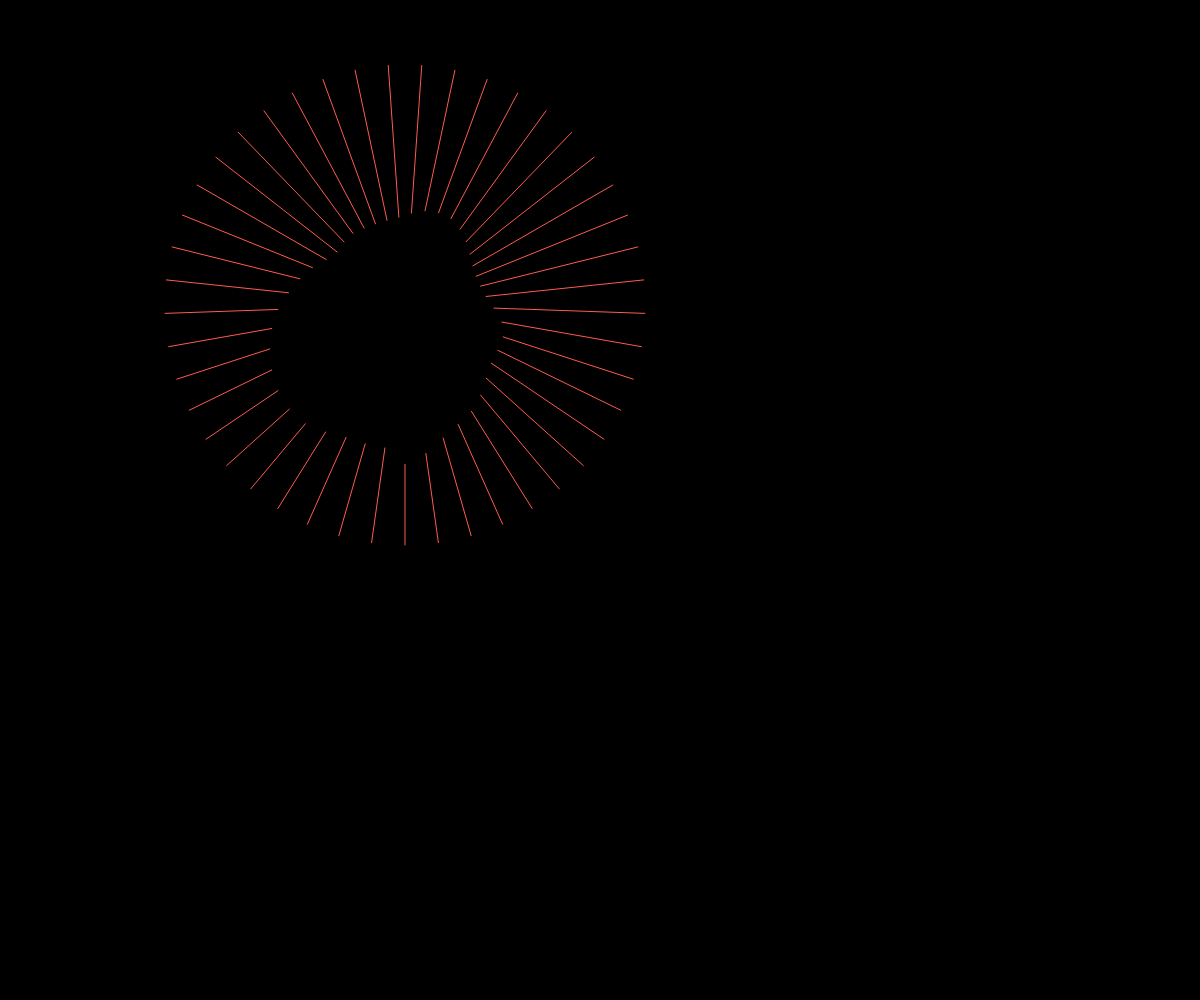
Frame 1 (no input)
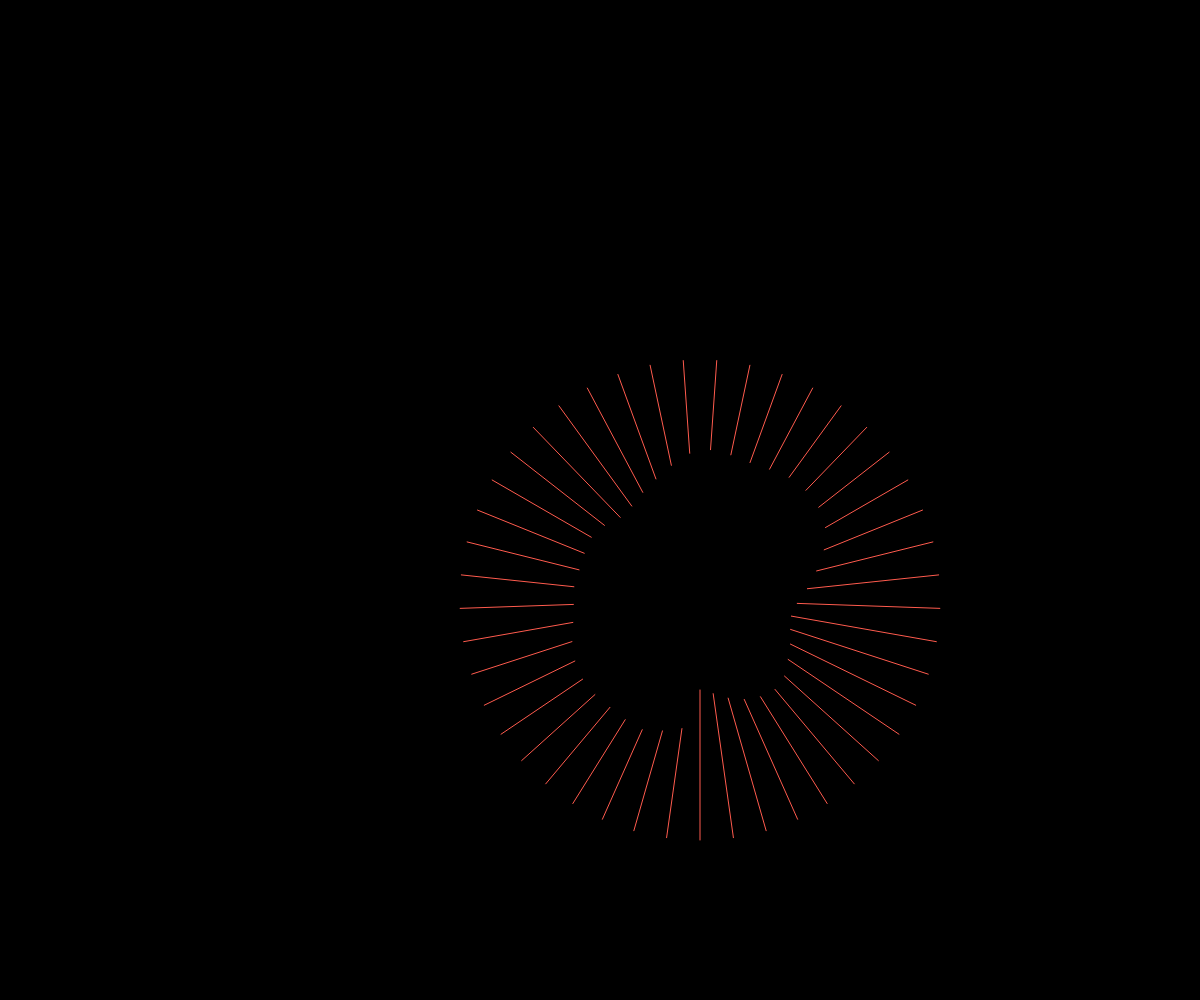
Frame 60 (no input)
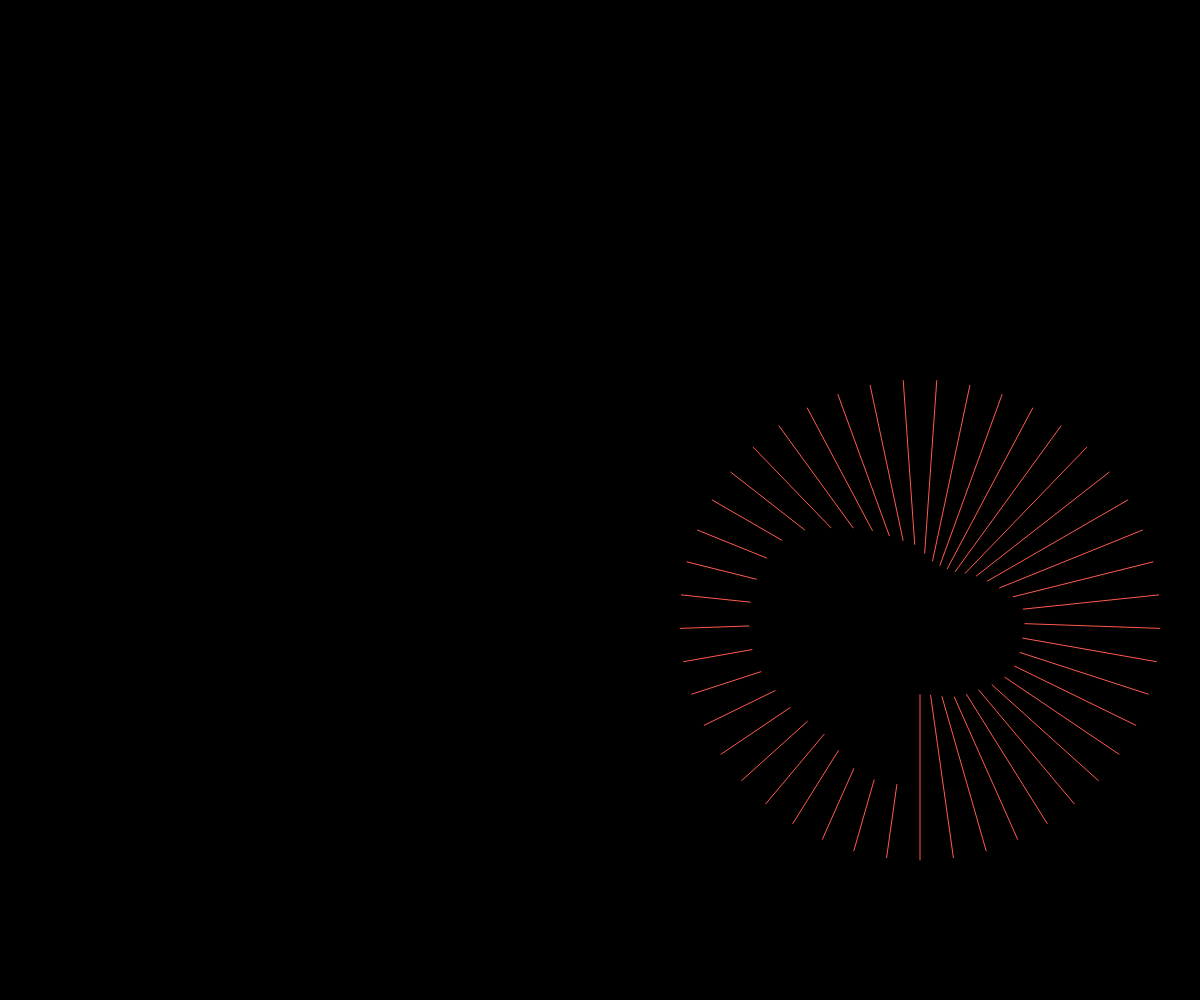
Frame 120 (the mouse pressed at the canvas centre since frame 60)

The p5.js sketch that drew these frames (run headless with seeded random() and noise() and a simulated clock; from frame 60 on, the mouse is pressed at the canvas centre):

// p5.js sketch
// ── sketch.js
var rad = 100;
var pointNum = 45;
var posX = 400;
var posY = 300;
var dir = -1;
var speedX = 5;
var speedY = 5;

var xoff = 0.0;
var yoff = 0.0;
var noiseScale = 0.05;

function setup() {
	createCanvas(windowWidth, windowHeight);
	background(0);
}


function draw() {
	rad = width / 5;

	// background(0);
	noStroke();
	fill(0);
	rect(width / 2, height / 2, width, height);
	stroke(255, 91, 78);

	var angle = TWO_PI / pointNum;
	xoff = xoff + 0.5;
	yoff = yoff + 0.5;
	posX = posX + speedX;
	posY = posY + speedY;
	if (posX >= width - rad || posX <= rad) {
		speedX = speedX * dir;
	}
	if (posY >= height - rad || posY <= rad) {
		speedY = speedY * dir;
	}
	for (var i = 0; i < pointNum; i++) {
		var xRad = rad * sin(angle * i);
		var yRad = rad * cos(angle * i);
		var noiseVal1 = noise((xoff + i) * noiseScale, yoff * noiseScale);
		var noiseVal2 = noise((xoff + i) * noiseScale, yoff * noiseScale);
		// strokeWeight(i/75);
		// stroke(i,0,i);
		line(posX + xRad,
			posY + yRad,
			posX + xRad * noiseVal2,
			posY + yRad * noiseVal2);
		rectMode(CENTER);

	}
}
